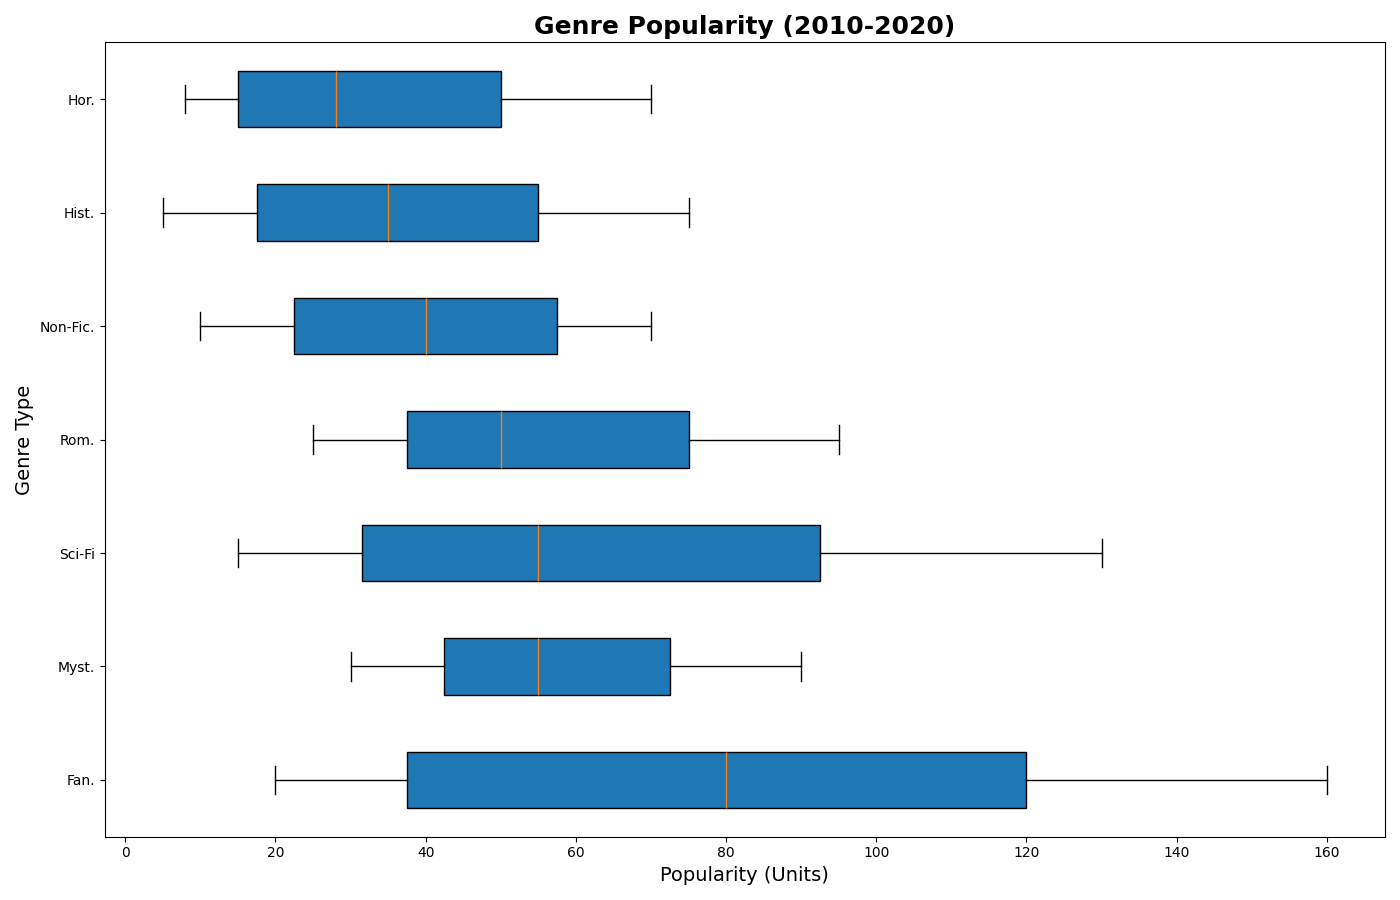

The Python source for this figure:
import numpy as np
import matplotlib.pyplot as plt

fantasy = np.array([20, 25, 30, 45, 65, 80, 95, 110, 130, 145, 160])
mystery = np.array([30, 35, 40, 45, 50, 55, 65, 70, 75, 85, 90])
science_fiction = np.array([15, 20, 28, 35, 45, 55, 70, 85, 100, 115, 130])
romance = np.array([25, 30, 35, 40, 45, 50, 60, 70, 80, 85, 95])
non_fiction = np.array([10, 15, 20, 25, 30, 40, 50, 55, 60, 65, 70])
historical = np.array([5, 10, 15, 20, 25, 35, 45, 50, 60, 70, 75])
horror = np.array([8, 10, 13, 17, 20, 28, 37, 45, 55, 65, 70])

genre_data = [fantasy, mystery, science_fiction, romance, non_fiction, historical, horror]
labels = ['Fan.', 'Myst.', 'Sci-Fi', 'Rom.', 'Non-Fic.', 'Hist.', 'Hor.']

fig, ax = plt.subplots(figsize=(14, 9))

ax.boxplot(genre_data, vert=False, patch_artist=True, labels=labels)

ax.set_title("Genre Popularity (2010-2020)", fontsize=18, fontweight='bold')
ax.set_xlabel('Popularity (Units)', fontsize=14)
ax.set_ylabel('Genre Type', fontsize=14)

plt.tight_layout()

plt.show()
